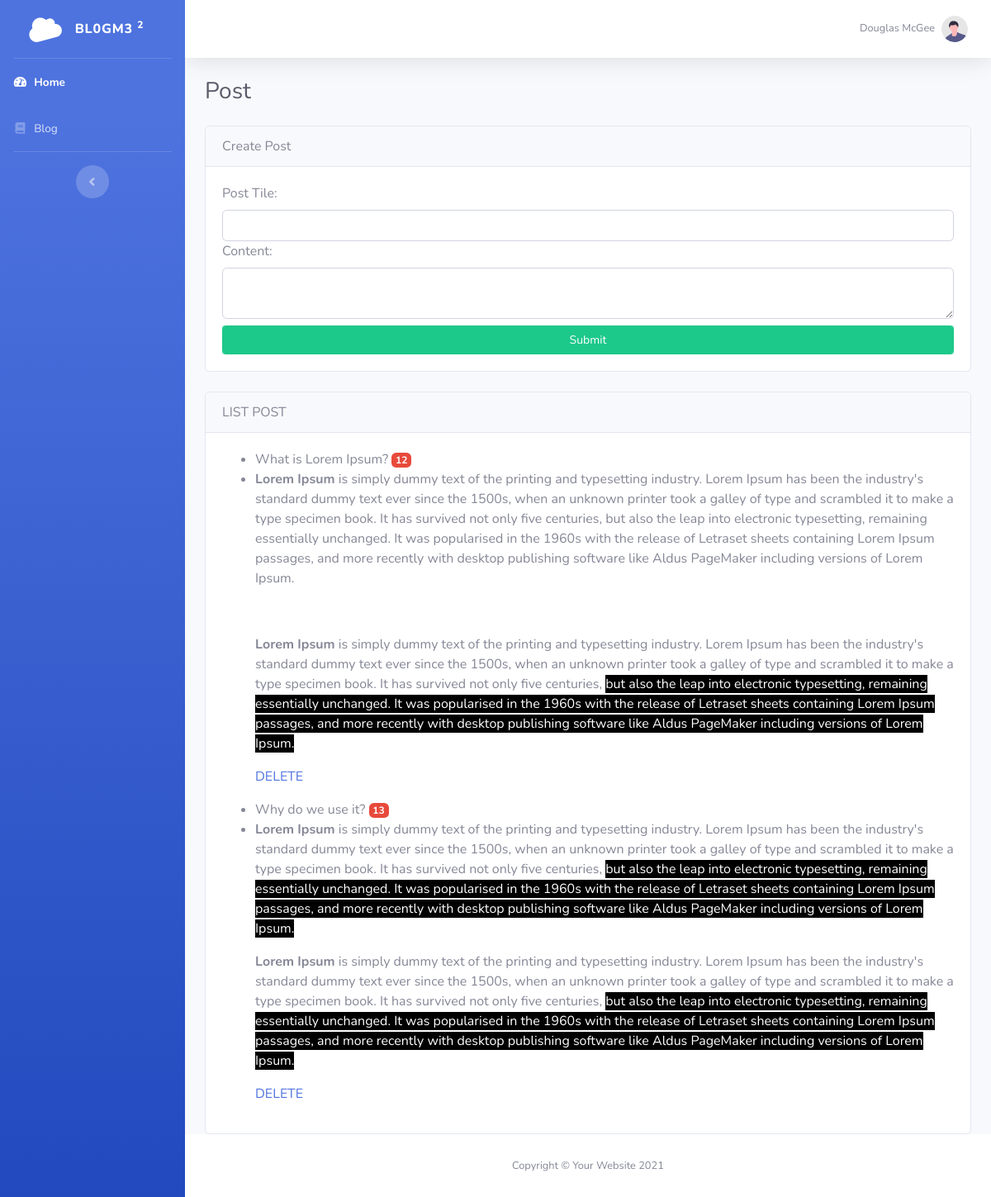
Before: /index.php/blog/post with the older database file.
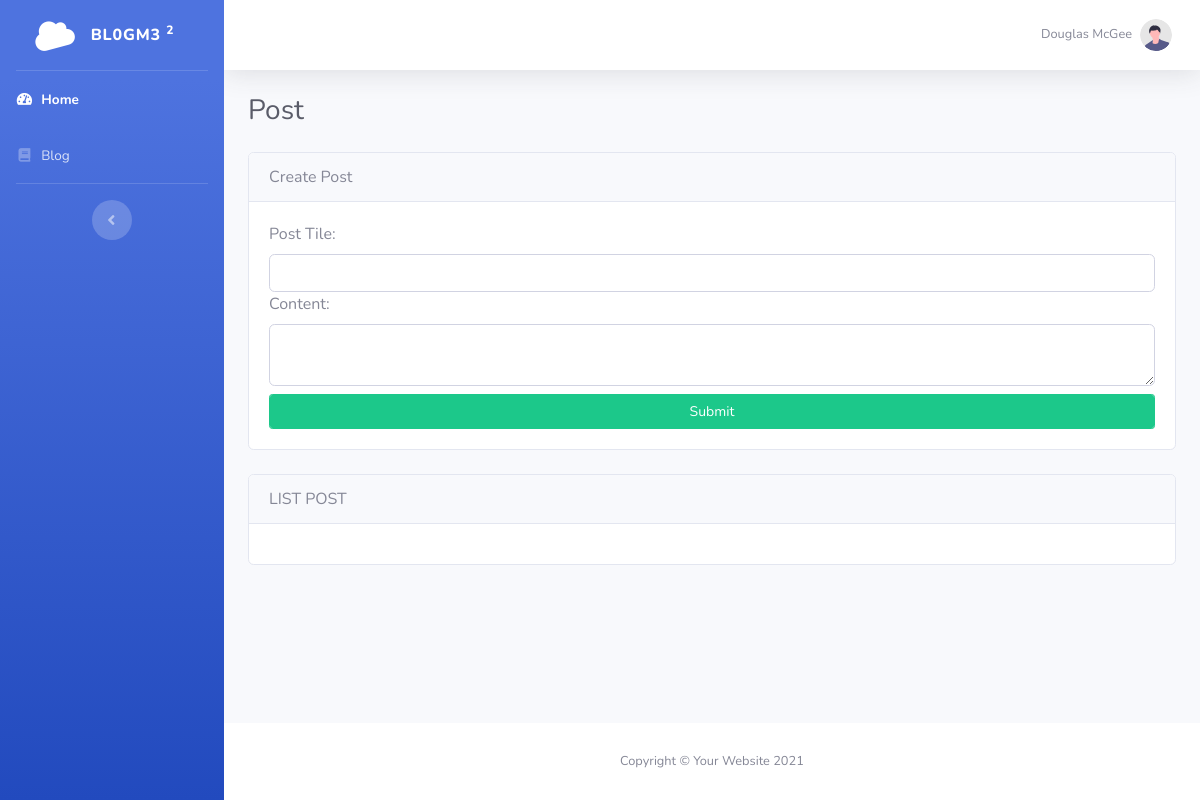
After: the same page with the newer database file.
### tables this page shows
CREATE TABLE `blog_post` (
  `id` int(11) NOT NULL,
  `post_title` varchar(225) NOT NULL,
  `post_content` text NOT NULL
);

### application/controllers/Blog.php (called while the page is built, shortened)
<?php
class Blog extends CI_Controller {
    public function post(){
            $data['title'] = 'Post';
            $data['posts'] = $this->blog_model->get_posts();
            $this->form_validation->set_rules('post_title','Post Title','required');
            $this->form_validation->set_rules('post_content','Post Content');
            if($this->form_validation->run() === FALSE){
                $this->load->view('includes/head');
                $this->load->view('includes/siderbar');
                $this->load->view('includes/header');
                $this->load->view('blog/blog-post', $data);
                $this->load->view('includes/footer');
            }
        }
}

### index.php (called while the page is built, shortened)
<?php
require_once BASEPATH.'core/CodeIgniter.php';

### application/models/Blog_model.php (called while the page is built, shortened)
<?php
class Blog_model extends CI_Model{
		public function get_posts(){
			$query = $this->db->get('blog_post');
			return $query->result_array();
		}
}

### application/views/blog/blog-post.php (the view)
    <div class="container-fluid">
        <div class="d-sm-flex align-items-center justify-content-between mb-4">
            <h1 class="h3 mb-0 text-gray-800"><?php echo $title; ?></h1>
        </div>
        <div class="row">
            <div class="col-lg-12">
               <div class="card">
                    <div class="card-header">
                        Create Post
                    </div>
                    <div class="card-body">
                        <?php echo form_open('blog/post'); ?>
                            <label for="post_title">Post Tile:</label>
                            <input class="form-control" type="text" id="post_title" name="post_title">
                            <label for="pst_content">Content:</label>
                            <textarea class="form-control" id="post_content" name="post_content" required></textarea>
                            <input class="form-control btn btn-sm btn-success mt-2"  type="submit" value="Submit">
                        </form>
                    </div>
               </div>
            </div>
        </div>
        <div class="row mt-4">
            <div class="col-lg-12">
                <div class="card">
                    <div class="card-header">
                    LIST POST
                    </div>
                    <div class="card-body">
                    <?php foreach($posts as $post): ?>
                            <ul>
                                <li><?php echo $post['post_title']; ?> <span class="badge badge-sm badge-danger"><?php echo $post['id'] ?></span></li>
                                <li><?php echo $post['post_content']; ?><span class="badge badge-sm badge-danger"></li>
                                <a href="<?php echo base_url(); ?>blog/post/delete/<?php echo $post['id'] ?>">DELETE</a>
                            </ul>
                    <?php endforeach; ?>
                    </div>
                </div>
            </div>
        </div>
</div>

### application/views/includes/head.php (shortened to what this page needs)
<!DOCTYPE html>
<html lang="en">
<head>
    <link href="<?php echo base_url(); ?>/assets/vendor/fontawesome-free/css/all.min.css" rel="stylesheet" type="text/css">
    <link href="<?php echo base_url(); ?>/assets/css/sb-admin-2.min.css" rel="stylesheet">
</head>
<body id="page-top">
    <div id="wrapper">

### application/views/includes/siderbar.php
<ul class="navbar-nav bg-gradient-primary sidebar sidebar-dark accordion" id="accordionSidebar">
    <a class="sidebar-brand d-flex align-items-center justify-content-center" href="index.html">
        <div class="sidebar-brand-icon rotate-n-15">
            <i class="fas fa-cloud"></i>
        </div>
        <div class="sidebar-brand-text mx-3">Bl0gM3 <sup>2</sup></div>
    </a>
    <hr class="sidebar-divider my-0">
    <li class="nav-item active">
        <a class="nav-link" href="<?php base_url(); ?>">
            <i class="fas fa-fw fa-tachometer-alt"></i>
            <span>Home</span></a>
    </li>
    <li class="nav-item">
        <a class="nav-link" href="<?php echo base_url(); ?>blog/post">
            <i class="fas fa-fw fa-book"></i>
            <span>Blog</span></a>
    </li>
    <hr class="sidebar-divider">
    <div class="text-center d-none d-md-inline">
        <button class="rounded-circle border-0" id="sidebarToggle"></button>
    </div>
</ul>

### application/views/includes/header.php (shortened to what this page needs)
<div id="content-wrapper" class="d-flex flex-column">
    <div id="content">
        <nav class="navbar navbar-expand navbar-light bg-white topbar mb-4 static-top shadow">
            <ul class="navbar-nav ml-auto">
                <li class="nav-item dropdown no-arrow">
                    <a class="nav-link dropdown-toggle" href="#" id="userDropdown" role="button"
                        data-toggle="dropdown" aria-haspopup="true" aria-expanded="false">
                        <span class="mr-2 d-none d-lg-inline text-gray-600 small">Douglas McGee</span>
                        <img class="img-profile rounded-circle"
                            src="img/undraw_profile.svg">
                    </a>
                </li>
            </ul>
        </nav>

### application/views/includes/footer.php (shortened to what this page needs)
</div>
            <footer class="sticky-footer bg-white">
                <div class="container my-auto">
                    <div class="copyright text-center my-auto">
                        <span>Copyright &copy; Your Website 2021</span>
                    </div>
                </div>
            </footer>
        </div>
    </div>
</body>
</html>

Changed rows visible on the page:
removed blog_post: post_title "What is Lorem Ipsum?", id "12", post_content "Lorem Ipsum is simply dummy text of the printing and typesetting industry. Lorem Ipsum has been the industry's standard dummy text ever since the 1500s, when an unknown printer took a galley of type and scrambled it to make a type specimen book. It has survived not only five centuries, but also the leap into electronic typesetting, remaining essentially unchanged. It was popularised in the 1960s with the release of Letraset sheets containing Lorem Ipsum passages, and more recently with desktop publishing software like Aldus PageMaker including versions of Lorem Ipsum. Lorem Ipsum is simply dummy text of the printing and typesetting industry. Lorem Ipsum has been the industry's standard…"
removed blog_post: post_title "Why do we use it?", id "13", post_content "Lorem Ipsum is simply dummy text of the printing and typesetting industry. Lorem Ipsum has been the industry's standard dummy text ever since the 1500s, when an unknown printer took a galley of type and scrambled it to make a type specimen book. It has survived not only five centuries, but also the leap into electronic typesetting, remaining essentially unchanged. It was popularised in the 1960s with the release of Letraset sheets containing Lorem Ipsum passages, and more recently with desktop publishing software like Aldus PageMaker including versions of Lorem Ipsum. Lorem Ipsum is simply dummy text of the printing and typesetting industry. Lorem Ipsum has been the industry's standard…"
